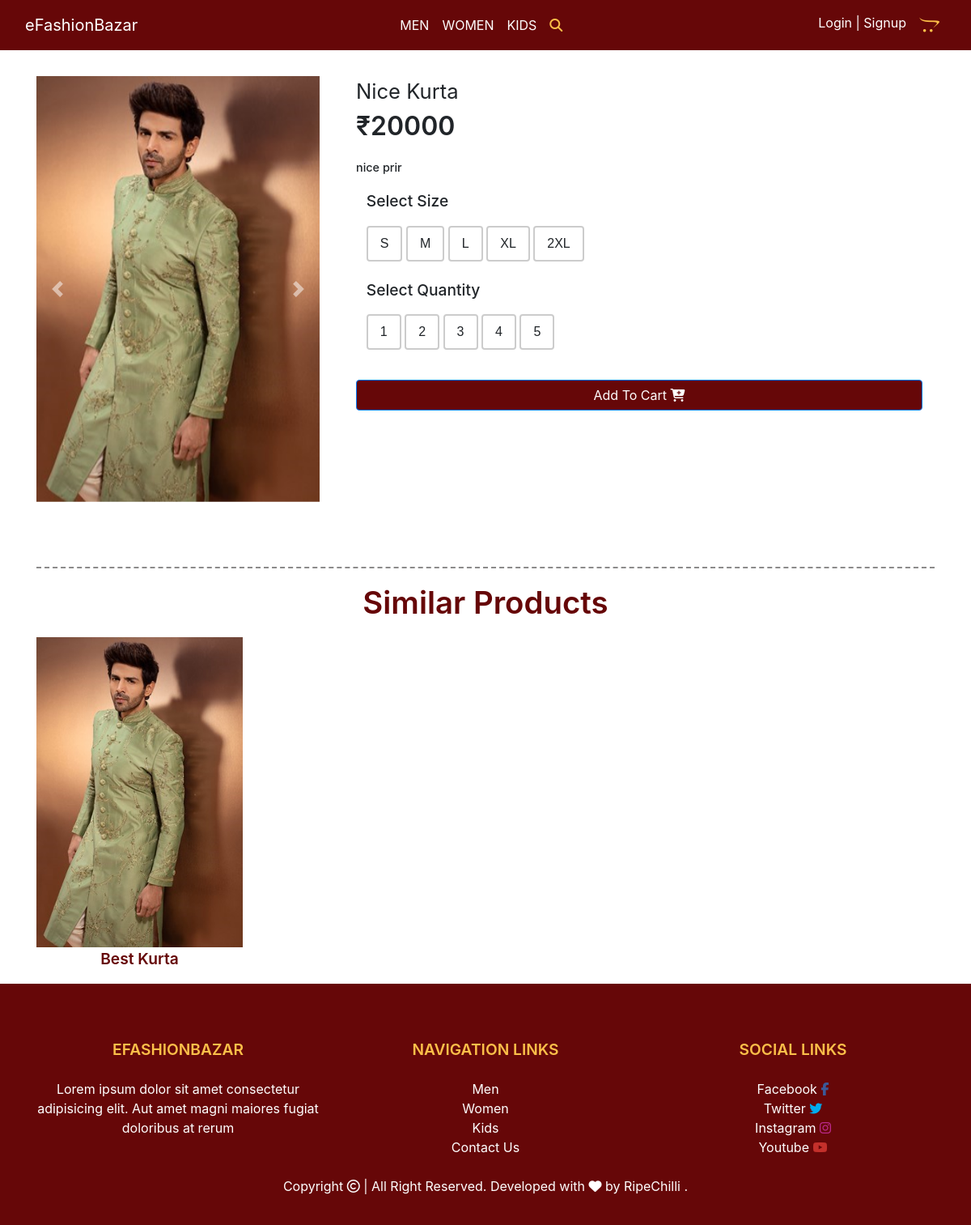
Screenshot of /product-detail/1/ with the database file from the repository.
### products/models.py (models this page shows, shortened)
class Item(models.Model):
    category = models.ForeignKey(Category, on_delete=models.CASCADE)
    p_name = models.CharField(max_length=200)
    p_image = models.ImageField(upload_to='Items')
    second_img = models.ImageField(upload_to='Second Img', null=True, blank=True)
    third_img = models.ImageField(upload_to='Third Img', null=True, blank=True)
    p_price = models.IntegerField()
    p_dis_price = models.IntegerField()
    p_desc = models.TextField()
    small_size = models.BooleanField(null=True)
    medium_size = models.BooleanField(null=True)
    large_size = models.BooleanField(null=True)
    xl_size = models.BooleanField(null=True)
    xxl_size = models.BooleanField(null=True)
    p_slug = models.SlugField(max_length=200)

### products/views.py (the view)
# urls.py: path('product-detail/<int:id>/', product_detail, name="product-detail"),
def product_detail(request, id):
    item = Item.objects.get(id=id)
    related_item = Item.objects.exclude(id=id).filter(category=item.category)[:4]
    tags = metaTags.objects.all()
    context = {
        'item' :item,
        'tag': tags,
        'related_item':related_item,
    }
    return render(request, 'productDes.html', context)

### products/templates/productDes.html (shortened to what this page needs)
{% extends 'base.html' %} {% block mainCont %} {% load static %}
<section class="productDesSec">
    <div class="container">
      <div class="row">
        <div class="col-lg-4 col-md-4 col-sm-10 col-12 m-auto">
          <div id="carouselMobileViewIndicator" class="carousel slide" data-ride="carousel">
            <div class="carousel-inner">
              <div class="carousel-item active">
                <img class="d-block w-100" src="{{item.p_image.url}}" alt="First slide">
              </div>
            </div>
            <a class="carousel-control-prev" href="#carouselMobileViewIndicator" role="button" data-slide="prev">
              <span class="carousel-control-prev-icon" aria-hidden="true"></span>
            </a>
            <a class="carousel-control-next" href="#carouselMobileViewIndicator" role="button" data-slide="next">
              <span class="carousel-control-next-icon" aria-hidden="true"></span>
            </a>
          </div>
        </div>
        <div class="col-lg-8 col-md-8 col-sm-12 col-12">
          <div class="container">
            <p class="productDesSecTitle">
              {{item.p_name}}
            </p>
            <p class="productDesSecPrice">
              ₹{{item.p_price}}
            </p>
            <p class="productDesSecDes">
              {{item.p_desc}}
            </p>
            <form action="{% url 'add-to-cart' item.id %}" method="POST">
            <p class="productDesSecSize">
              Select Size
            </p>
            <div class="radio-toolbar">
            {% if item.small_size %}
              <label for="radioSmall">S</label>
            {% endif %}
            {% if item.medium_size %}
              <label for="radioMedium">M</label>
            {% endif %}
            {% if item.large_size %}
              <label for="radioLarge">L</label>
            {% endif %}
            {% if item.xl_size %}
              <label for="radioXLarge">XL</label>
            {% endif %}
            {% if item.xxl_size %}
              <label for="radio2XLarge">2XL</label>
            {% endif %}
            </div>
            <p class="productDesSecSize">
              Select Quantity
            </p>
            <div class="radio-toolbar">
                <label for="radio1">1</label>
                <label for="radio2">2</label>
                <label for="radio3">3</label>
                <label for="radio4">4</label>
                <label for="radio5">5</label>
              </div>
            <button class="mt-3 mb-3 btn btn-primary addToCart">
              Add To Cart
              <i class="fa fa-cart-plus " aria-hidden="true"></i>
            </button>
          </form>
          </div>
        </div>
      </div>
    </div>
  </section>
  <section class="similarProduct">
    <div class="container">
      <div class="row">
        <div class="col-lg-12 col-12">
          <hr class="style5">
          <p class="text-center categoriesMainTitle">
            Similar Products
          </p>
        </div>
      </div>
      <div class="row">
        {% for i in related_item %}
        <div class="col-lg-3 col-md-3 col-6">
          <a href="{% url 'product-detail' i.id %}">
          <img src="{{i.p_image.url}}" class="img-fluid similarProductCardImg" alt="">
          <p class="similarProductCardTitle text-center">
            {{i.p_name}}
          </p>
        </a>
        </div>
        {% endfor %}
      </div>
    </div>
  </section>
{% include 'footer.html' %} {% endblock mainCont %}

### products/static/css/itsmystyle.css (style rules this page uses)
html { scroll-behavior: smooth; }
* { margin: 0; padding: 0; box-sizing: border-box; }
a { text-decoration: none; }
:root { --mainCol: #fcbf49; --bgMainCol: #ffffff; --seconMainBgCol: #660708; --txtCol: #000000; --sidenavtxtcol: #ffffff; }
.categoriesMainTitle { font-size: 2.4rem; font-weight: 600; line-height: 1.4; color: var(--seconMainBgCol); }
hr.style5 { background-color: #fff; border-top: 2px dashed #8c8b8b; }
.productDesSec { margin-top: 2rem; margin-bottom: 4rem; width: 100%; height: auto; }
.productDesSecTitle { font-size: 1.6rem; font-weight: 400; margin-bottom: 0rem; }
.productDesSecPrice { font-size: 2rem; font-weight: 600; }
.productDesSecSize { font-size: 1.2rem; font-weight: 500; margin-left: 0.8rem; }
.productDesSecDes { font-size: 0.9rem; font-weight: 500; }
.radio-toolbar { margin: 0.8rem; }
.radio-toolbar label { display: inline-block; padding: 8px 15px; font-family: sans-serif, Arial; font-size: 16px; border: 2px solid #ccc; border-radius: 4px; }
.addToCart { width: 100%; background-color: var(--seconMainBgCol) !important; color: #ffffff; }
.similarProductCardImg { width: 100%; height: auto; }
.similarProductCardTitle { color: var(--seconMainBgCol); font-size: 1.2rem; font-weight: 600; }

### rows the page displays
Item: p_image (picture), p_name "Nice Kurta", p_price "20000", p_desc "nice prir"
Item: p_image (picture), p_name "Best Kurta"
